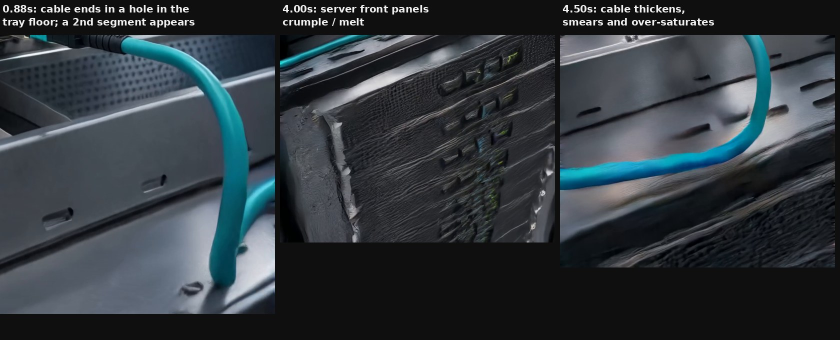
#> input picture experiments/lightpath_ltx_s04_poc/deliver/S04_ltx_failures_closeup.jpg, 1680 x 680 px (shown at 1/2 size)
$ python prep_keyframe.py deliver/S04_ltx_failures_closeup.jpg deliver/S04_ltx_failures_closeup.jpg deliver/S04_ltx_failures_closeup.jpg
#> lines starting #> are read from the running program, lines starting #| are printed output that depends on the picture
"""GPT keyframe (any 9:16 size) -> 1088x1920 LTX keyframe: scale to height 1920, edge-replicate to 1088 wide.
   python3 prep_keyframe.py <gpt image> <out png> [<clay png to check alignment against>]"""
import sys
from PIL import Image
src, out = sys.argv[1], sys.argv[2]
im = Image.open(src).convert('RGB')
#> im is the input picture: PIL image 1680x680 RGB; mean R, G, B 50.2, 57.7, 63.3
w = round(im.width * 1920 / im.height)
#> w = 4744
im = im.resize((w, 1920), Image.LANCZOS)
#> im: PIL image 4744x1920 RGB
if w >= 1088:
    l = (w - 1088) // 2
#> l = 1828
    canvas = im.crop((l, 0, l + 1088, 1920))
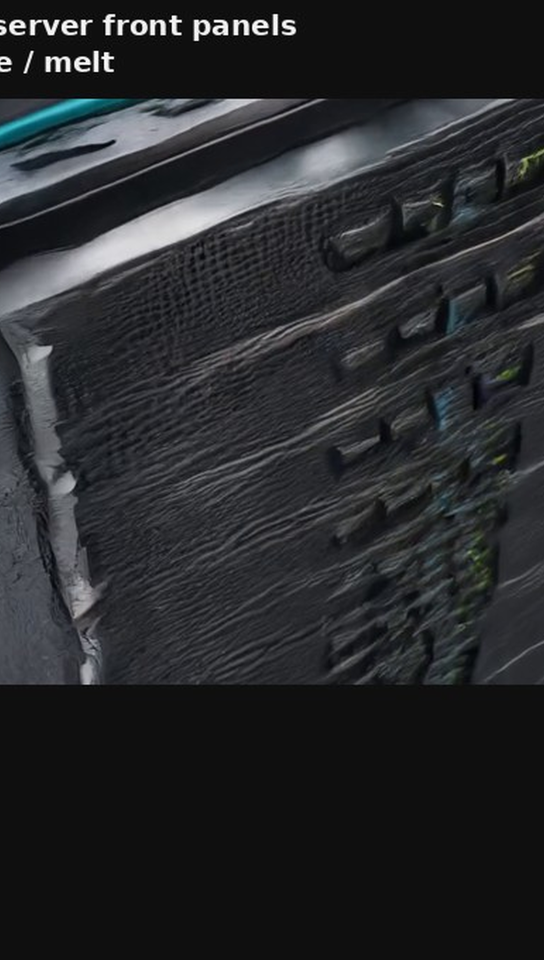
#> canvas: PIL image 1088x1920 RGB (shown at 1/2 size); mean R, G, B 39.6, 41.1, 43.6
else:
    canvas = Image.new('RGB', (1088, 1920))
    l = (1088 - w) // 2
    canvas.paste(im, (l, 0))
    for x in range(l):
        canvas.paste(im.crop((0, 0, 1, 1920)), (x, 0))
    for x in range(l + w, 1088):
        canvas.paste(im.crop((w - 1, 0, w, 1920)), (x, 0))
canvas.save(out)
if len(sys.argv) > 3:
    Image.blend(canvas, Image.open(sys.argv[3]).convert('RGB'), 0.5).resize((544, 960)).save(out.replace('.png', '_overlay.jpg'))
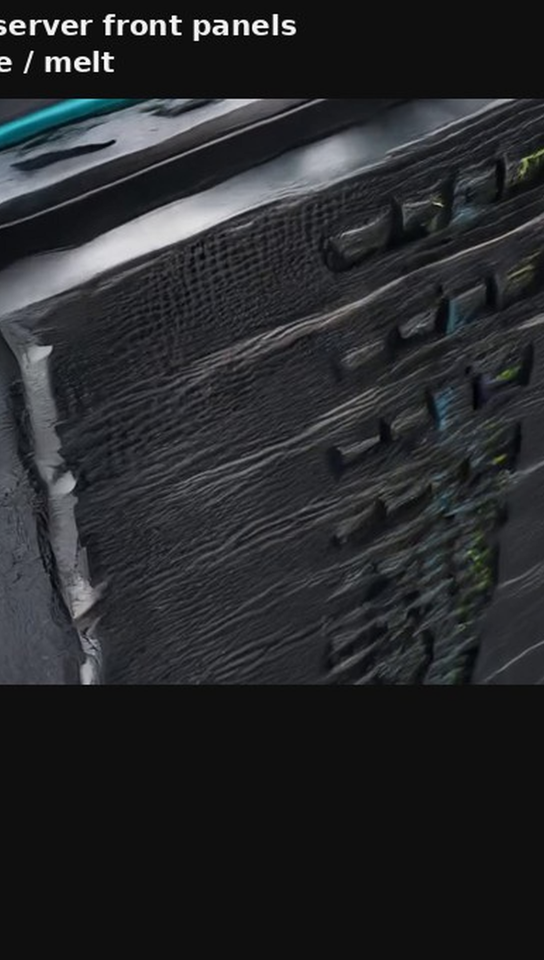
#> saved as S04_ltx_failures_closeup.jpg: PIL image 544x960 RGB; mean R, G, B 39.5, 41, 43.5
print(out, canvas.size)
#| deliver/S04_ltx_failures_closeup.jpg (1088, 1920)
